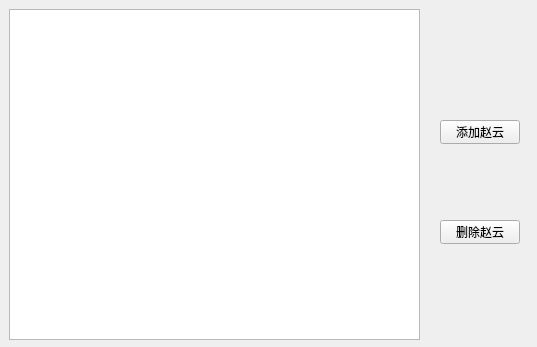
<?xml version="1.0" encoding="UTF-8"?>
<ui version="4.0">
 <class>Widget</class>
 <widget class="QWidget" name="Widget">
  <property name="geometry">
   <rect>
    <x>0</x>
    <y>0</y>
    <width>537</width>
    <height>347</height>
   </rect>
  </property>
  <property name="windowTitle">
   <string>Widget</string>
  </property>
  <widget class="QTableWidget" name="tableWidget">
   <property name="geometry">
    <rect>
     <x>9</x>
     <y>9</y>
     <width>411</width>
     <height>331</height>
    </rect>
   </property>
  </widget>
  <widget class="QPushButton" name="addTable">
   <property name="geometry">
    <rect>
     <x>440</x>
     <y>120</y>
     <width>80</width>
     <height>24</height>
    </rect>
   </property>
   <property name="text">
    <string>添加赵云</string>
   </property>
  </widget>
  <widget class="QPushButton" name="deletTable">
   <property name="geometry">
    <rect>
     <x>440</x>
     <y>220</y>
     <width>80</width>
     <height>24</height>
    </rect>
   </property>
   <property name="text">
    <string>删除赵云</string>
   </property>
  </widget>
 </widget>
 <resources/>
 <connections/>
</ui>
